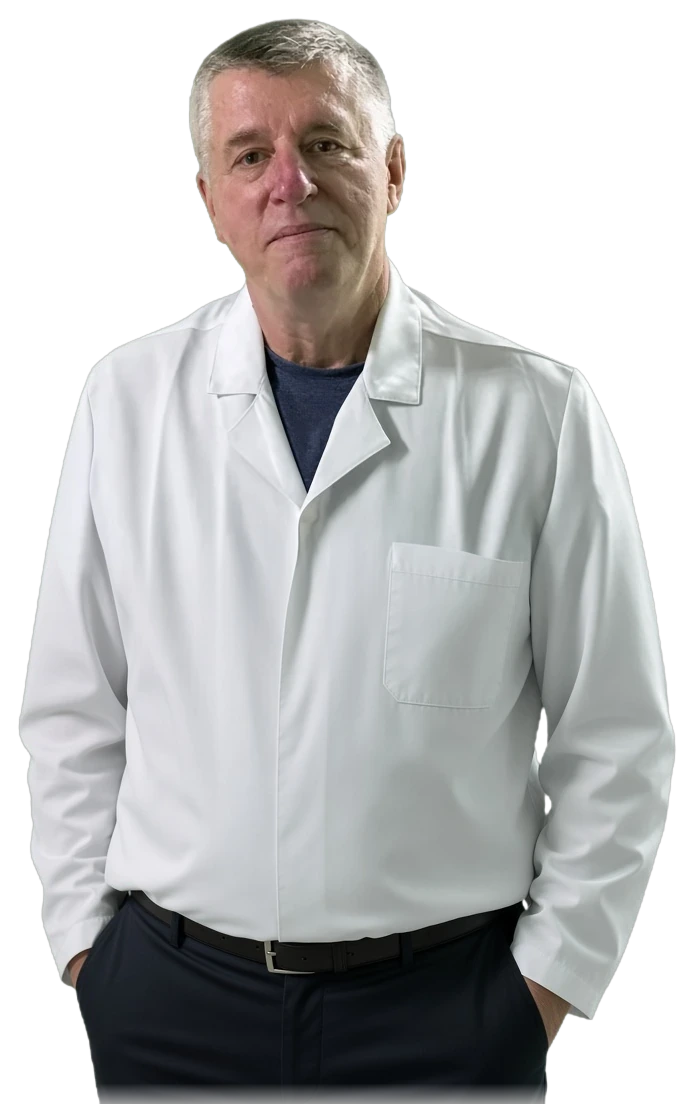
#> input picture assets/images/doctor-golev.webp, 694 x 1120 px, given in place of -3-removebg-preview-814c4a6c-b3fc-4869-824c-033d78ee590b.png, which was not available
$ python _fix_doctors_ui.py
#> lines starting #> are read from the running program, lines starting #| are printed output that depends on the picture; after the words box and inside, x2 and y2 are one past the last pixel; in counts of white or black regions, pixels touching at a corner belong together; pictures that were not available may be replaced by others from this repository, and a replacement may not be noted
# -*- coding: utf-8 -*-
"""Fix doctors teaser UI, hero cutout framing, restore consult photo."""
from __future__ import annotations

import re
from pathlib import Path

from PIL import Image, ImageFilter

ROOT = Path(r"C:\svoy-narcolog-cities.ru")
SRC = Path(
    r"C:\Users\User\.cursor\projects\c-svoy-narcolog-cities-ru\assets"
    r"\c__Users_User_AppData_Roaming_Cursor_User_workspaceStorage_"
    r"b7882f4d92e22c2e43b44c507255be09_images_vrach-3-removebg-preview-"
    r"814c4a6c-b3fc-4869-824c-033d78ee590b.png"
)
HERO_OUT = ROOT / "assets" / "images" / "paramonov-glavnyy-vrach.webp"
HERO_COPY = ROOT / "assets" / "images" / "doctor-paramonov.webp"


def clean_cutout(img: Image.Image) -> Image.Image:
    """Drop leftover near-black fringe around a transparent cutout."""
    img = img.convert("RGBA")
#> img is the input picture: PIL image 694x1120 RGBA; mean R, G, B, A 101, 101.1, 101.1, 162.8
    px = img.load()
    w, h = img.size
#> w = 694; h = 1120
    for y in range(h):
        for x in range(w):
            r, g, b, a = px[x, y]
            if a == 0:
                continue
            # Near-black leftovers from remove.bg preview
            if r <= 28 and g <= 28 and b <= 28 and a < 250:
                px[x, y] = (0, 0, 0, 0)
                continue
            if r <= 18 and g <= 18 and b <= 18:
                px[x, y] = (0, 0, 0, 0)
    # Soften jagged alpha edges slightly
    alpha = img.getchannel("A").filter(ImageFilter.MedianFilter(size=3))
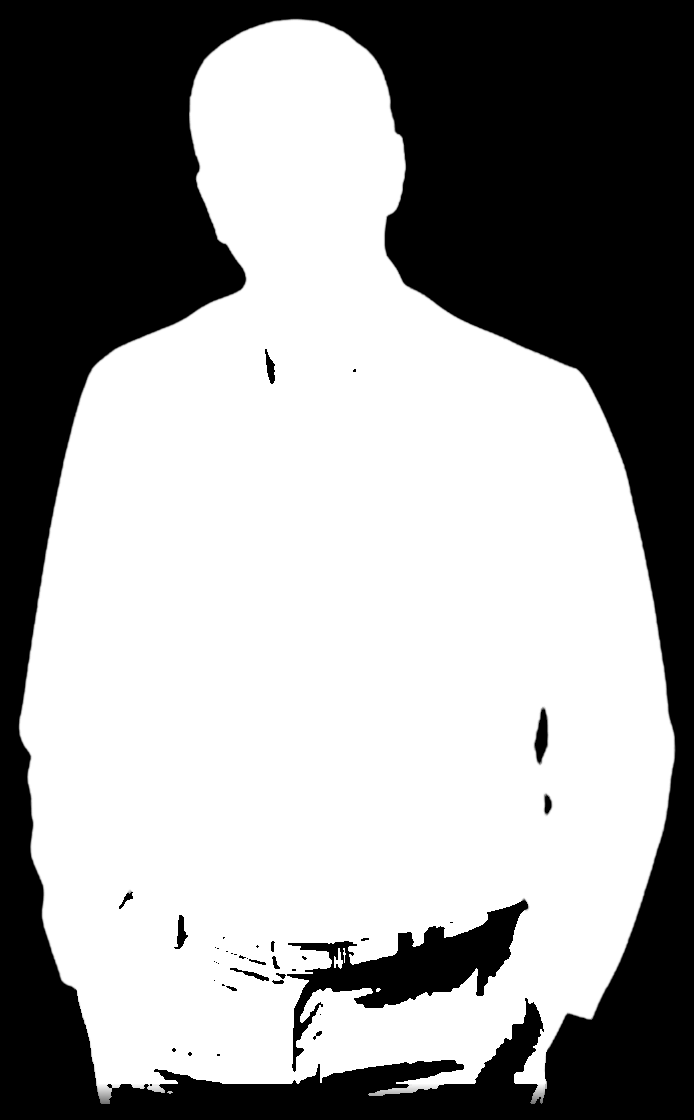
#> alpha: PIL image 694x1120 L; min 0, max 255, mean 155.3
    img.putalpha(alpha)
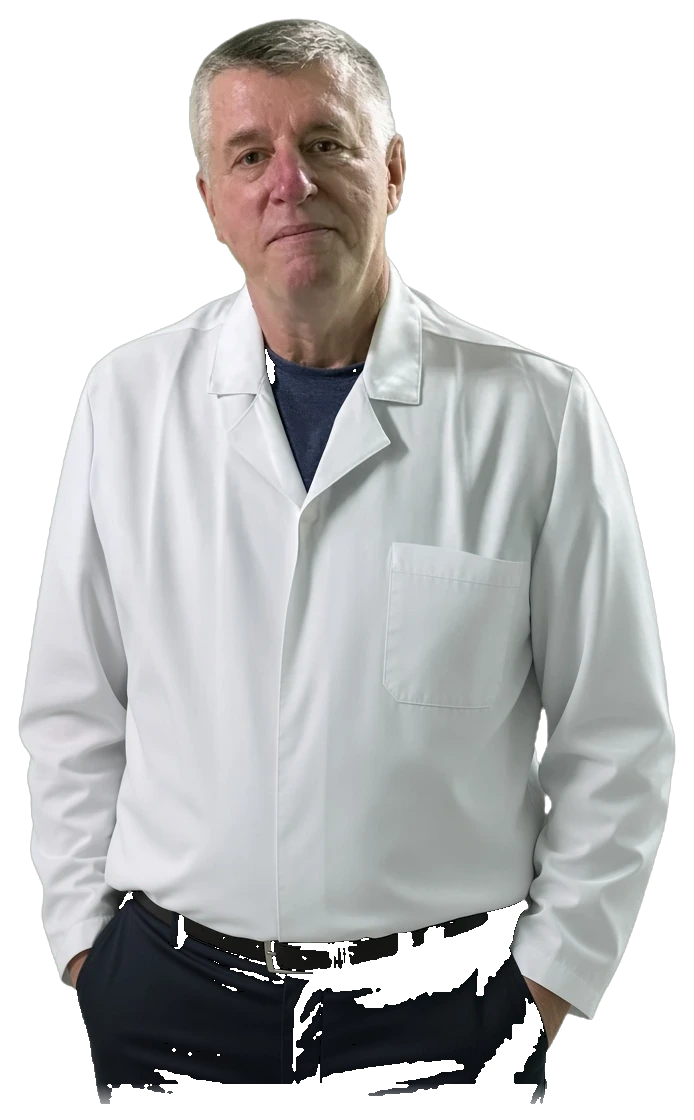
#> img: PIL image 694x1120 RGBA; mean R, G, B, A 100.7, 100.7, 100.6, 155.3; transparent parts drawn white
    return img


def make_hero(src: Path, *dests: Path) -> None:
    img = clean_cutout(Image.open(src))
    bbox = img.getchannel("A").getbbox()
#> bbox = (18, 18, 676, 1104)
    if not bbox:
        raise RuntimeError("empty alpha bbox")
    img = img.crop(bbox)
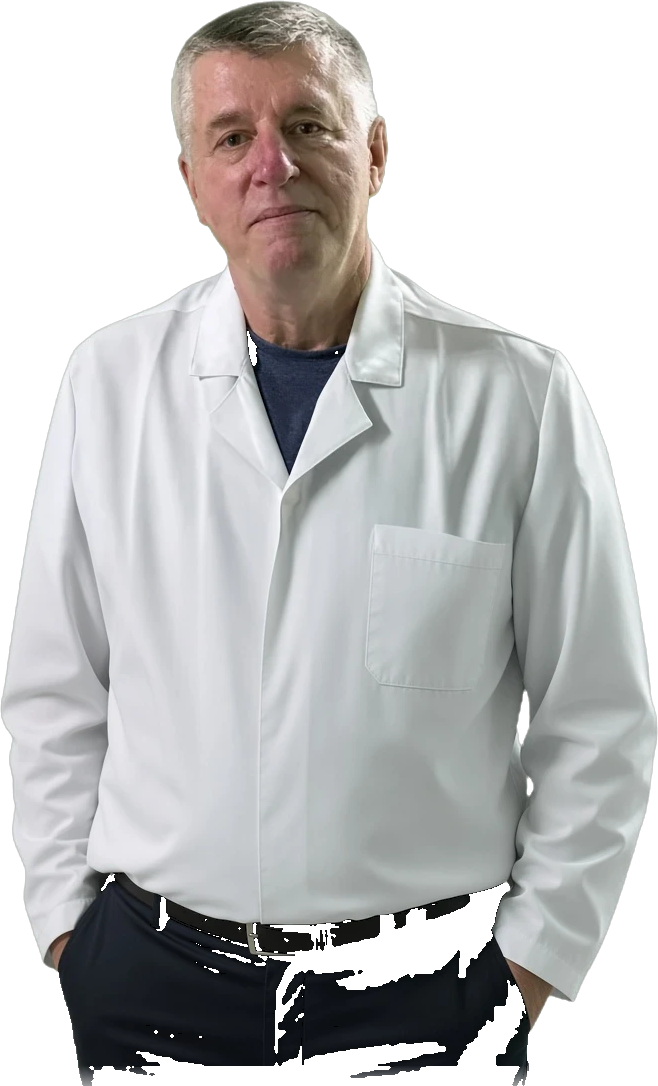
#> img: PIL image 658x1086 RGBA; mean R, G, B, A 109.4, 109.4, 109.4, 168.9; transparent parts drawn white

    target_w, target_h = 694, 1120
    # Match Golev framing: fill almost the full canvas (~2.5% pad)
    pad = 20
    max_w, max_h = target_w - pad * 2, target_h - pad * 2
    ratio = min(max_w / img.size[0], max_h / img.size[1])
#> ratio = 0.994
    nw = max(1, int(img.size[0] * ratio))
#> nw = 654
    nh = max(1, int(img.size[1] * ratio))
#> nh = 1079
    resized = img.resize((nw, nh), Image.Resampling.LANCZOS)

    canvas = Image.new("RGBA", (target_w, target_h), (0, 0, 0, 0))
#> canvas: PIL image 694x1120 RGBA; every value is 0
    ox = (target_w - nw) // 2
#> ox = 20
    # Bottom-align like Golev hero photo
    oy = target_h - pad - nh
#> oy = 21
    if oy < pad:
        oy = pad
    canvas.paste(resized, (ox, oy), resized)
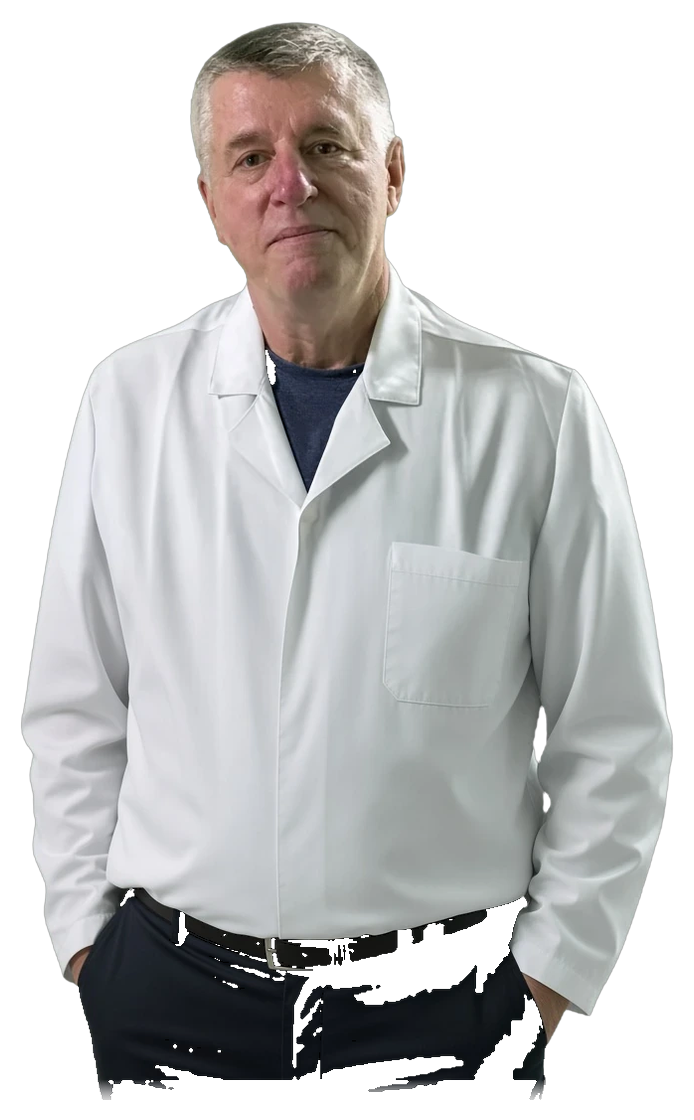
#> canvas: PIL image 694x1120 RGBA; mean R, G, B, A 98, 97.9, 97.9, 152.8; transparent parts drawn white

    for dest in dests:
        dest.parent.mkdir(parents=True, exist_ok=True)
        canvas.save(dest, "WEBP", lossless=True, method=6)
        print(f"hero -> {dest.relative_to(ROOT)} {canvas.size} content={(ox, oy, ox + nw, oy + nh)}")


BESKOVA_LI = re.compile(
    r"\s*<li>\s*"
    r'<article class="doctor-profile doctor-profile--full">\s*'
    r'<figure class="doctor-profile__media">\s*'
    r'<img[^>]*beskova-anastasiya\.webp[\s\S]*?</article>\s*</li>',
    re.I,
)

ROLE_BLOCK = re.compile(
    r"\s*<p class=\"doctor-profile__role\">[\s\S]*?</p>",
    re.I,
)


def is_vrachi_page(path: Path) -> bool:
    return path.as_posix().replace("\\", "/").endswith("/vrachi/index.html") or path.name == "vrachi"


def fix_html(path: Path) -> bool:
    text = path.read_text(encoding="utf-8")
    original = text

    # Restore consult photo everywhere
    text = text.replace("cta/paramonov.webp", "cta/doctor-glasses.webp")

    if not is_vrachi_page(path) and "doctors__grid" in text:
        text2, n = BESKOVA_LI.subn("", text)
        if n:
            text = text2
        # Remove role lines under names in teaser cards
        # Limit to doctors section to avoid unrelated matches
        def strip_roles_in_doctors(m: re.Match[str]) -> str:
            block = m.group(0)
            block = ROLE_BLOCK.sub("", block)
            return block

        text = re.sub(
            r'(<ul class="doctors__grid">[\s\S]*?</ul>)',
            strip_roles_in_doctors,
            text,
            count=1,
        )
        # Safety net: remove any leftover role lines outside /vrachi/
        text = ROLE_BLOCK.sub("", text)

    if text != original:
        path.write_text(text, encoding="utf-8", newline="\n")
        return True
    return False


def main() -> None:
    if not SRC.exists():
        # Fallback to local copy
        alt = ROOT / "_paramonov-nobg2.png"
        src = alt if alt.exists() else SRC
    else:
        src = SRC
    print("source", src)
    make_hero(src, HERO_OUT, HERO_COPY)

    changed = []
    for path in ROOT.rglob("index.html"):
        if "node_modules" in path.parts:
            continue
        if fix_html(path):
            changed.append(path.relative_to(ROOT).as_posix())
    print(f"html updated: {len(changed)}")
    for p in changed[:40]:
        print(" ", p)


if __name__ == "__main__":
    main()

$ run again, on assets/images/cases/case-bp-check.webp
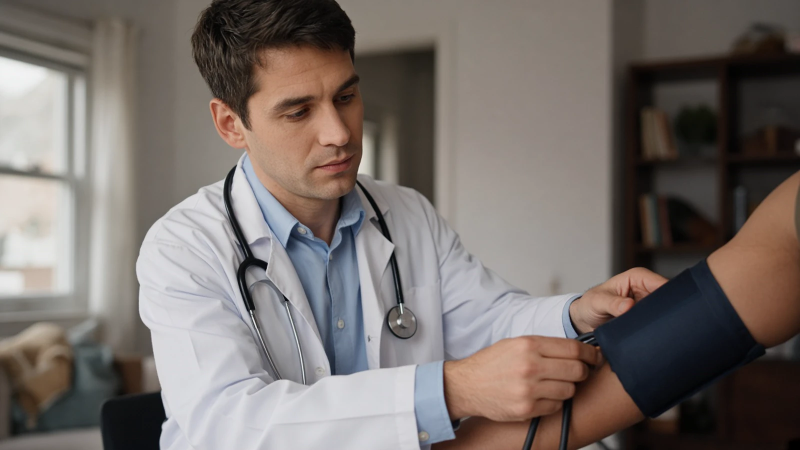
#> input picture assets/images/cases/case-bp-check.webp, 1600 x 900 px, given in place of -3-removebg-preview-814c4a6c-b3fc-4869-824c-033d78ee590b.png, which was not available (shown at 1/2 size)
#> in clean_cutout, `alpha = img.getchannel("A").filter(ImageFilter.MedianFilter(size=3))`:
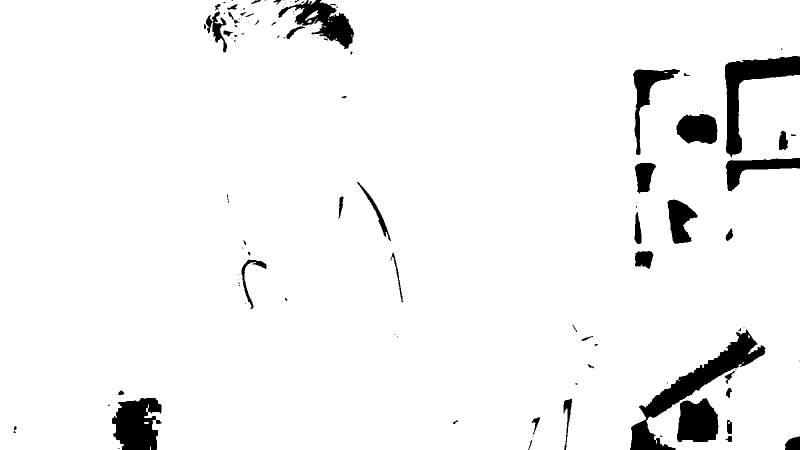
#> alpha: PIL image 1600x900 L (shown at 1/2 size); 95.3% white; 107 black regions (54 under 20 px), largest, box (x1, y1, x2, y2) and area: (1260, 659, 1531, 900) 13093, (1450, 112, 1600, 315) 9433, (224, 796, 323, 900) 7715
#> bbox = (0, 0, 1600, 900)
#> in make_hero, `canvas.paste(resized, (ox, oy), resized)`:
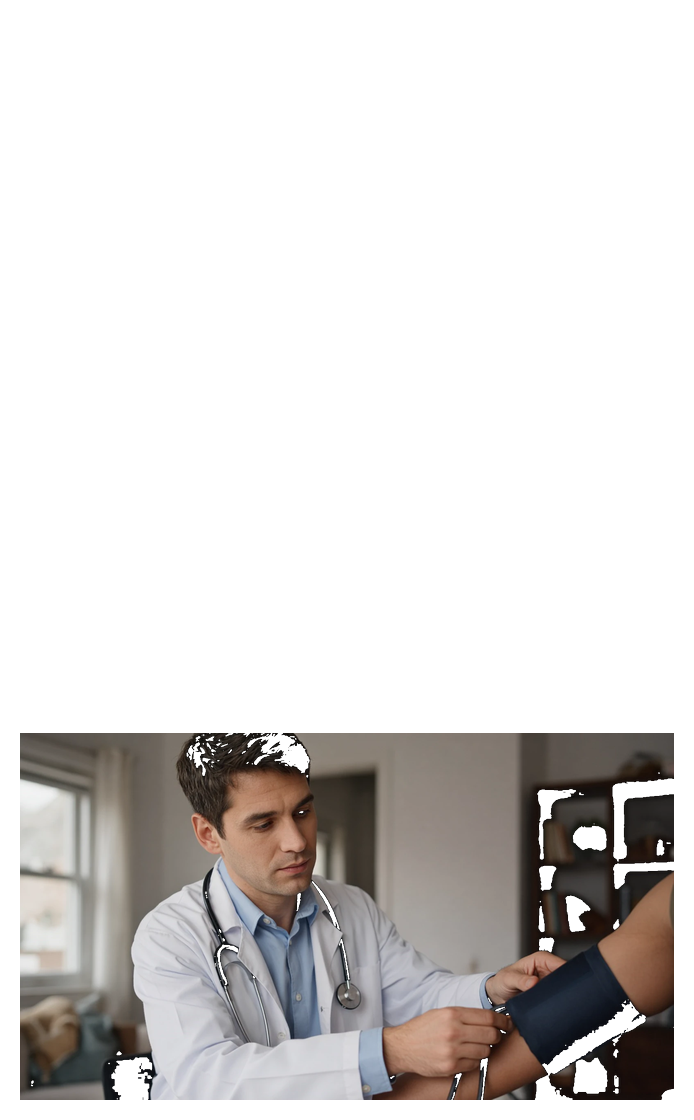
#> canvas: PIL image 694x1120 RGBA; mean R, G, B, A 36.8, 34.2, 32.9, 74.8; transparent parts drawn white
